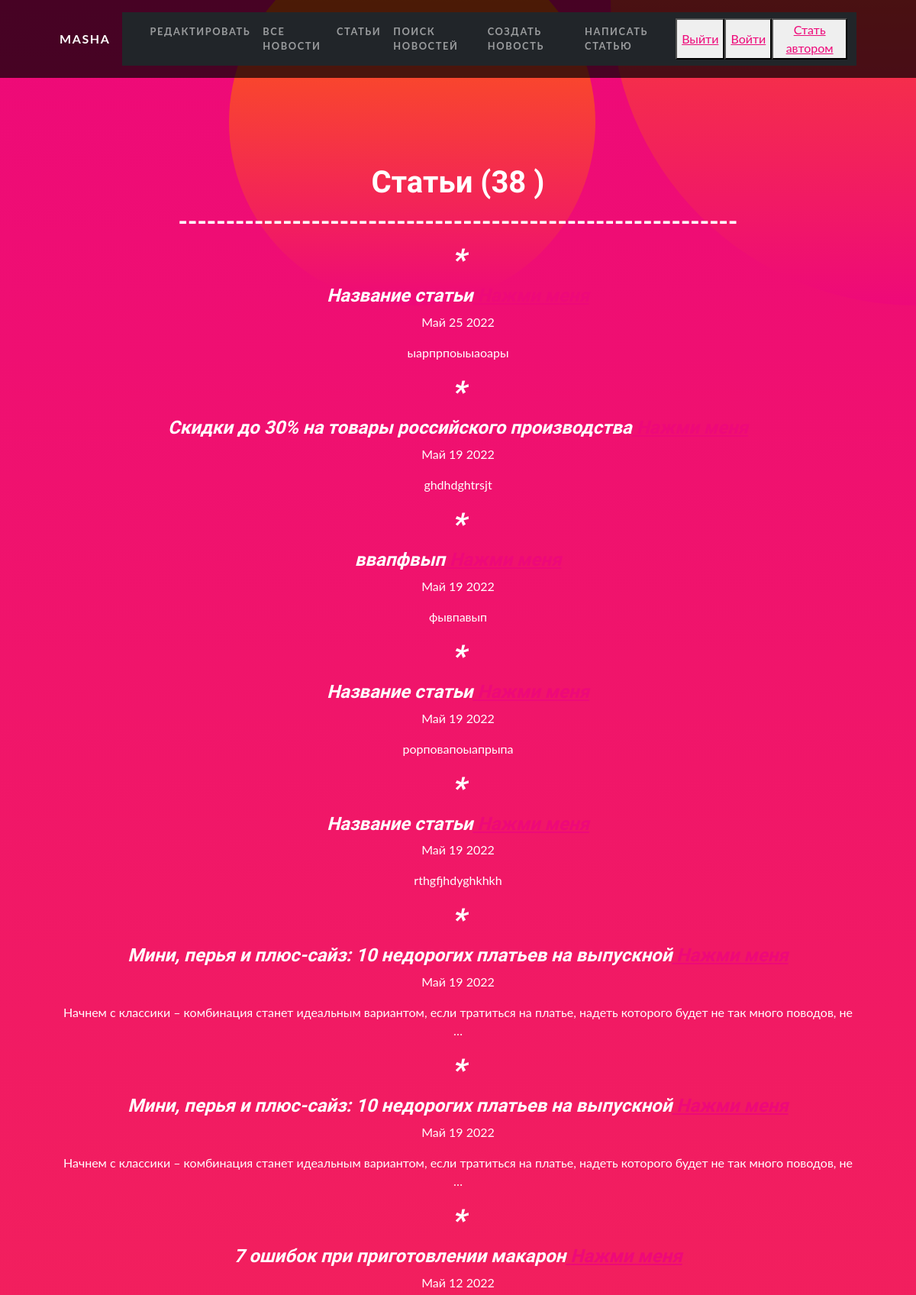
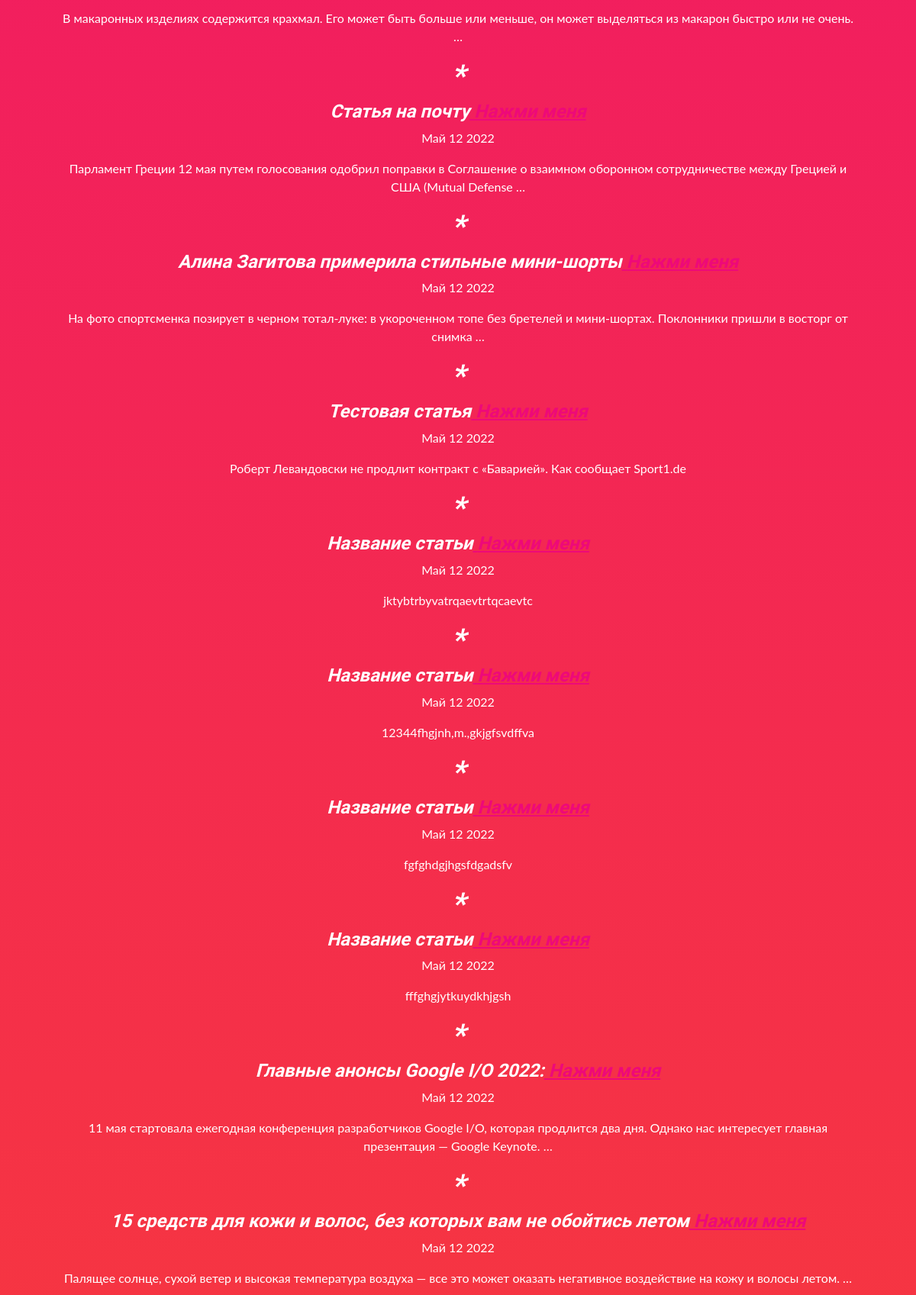
Screenshot of /articles/ (signed in, upper part) with the database file from the repository (2 pictures, top to bottom).
### news/models.py (models this page shows, shortened)
class Post(models.Model):
    author = models.ForeignKey(Author, on_delete=models.CASCADE, verbose_name='Автор')
    NEWS = 'NW'
    ARTICLE = 'AR'
    CATEGORY_CHOICES = (
        ('NW', 'Новость'),
        ('AR', 'Статья'),
    )
    categoryType = models.CharField(max_length=2, choices=CATEGORY_CHOICES, default='AR')
    ti = models.DateTimeField(auto_now_add=True, verbose_name='Дата создания')
    postCategory = models.ManyToManyField('Category', through='PostCategory', verbose_name='Категория')
    title = models.CharField(max_length=128, default="Название статьи", verbose_name='Название')
    content = models.TextField(verbose_name='Текст')
    rating = models.SmallIntegerField(default=0, verbose_name='Рейтинг')
    class Meta:
        verbose_name = 'Новость'
        verbose_name_plural = 'Новости'

### news/views.py (the view)
class ArticlesListSearch(LoginRequiredMixin, ListView):
    model = Post
    ordering = '-ti'
    template_name = 'articles.html'
    context_object_name = 'articles'
    def get_queryset(self):
        queryset = super().get_queryset()
        self.filterset = ArticlesFilter(self.request.GET, queryset)
        return self.filterset.qs
    def get_context_data(self, **kwargs):
        context = super().get_context_data(**kwargs)
        context['time_now'] = datetime.utcnow()
        context['filterset'] = self.filterset
        context['is_not_authors'] = not self.request.user.groups.filter(name='authors').exists()
        return context

### news/templatetags/custom_filters.py (called while the page is built)
@register.filter()
def censor(value):
   badWords = ['животное', 'Животное', 'Нацики', 'нацики', 'Киев', 'киев', 'Бойцы']
   """
   value: значение, к которому нужно применить фильтр

   """
   for word in badWords:
      value = value.replace(word, word[:1]+'*' * (len(word)-1))
   return f'{value}'

### templates/articles.html (shortened to what this page needs)
{% extends 'flatpages/default.html' %}
{% load custom_filters %}
{% load custom_tags %}
{% block content %}
<h1>Статьи ({{articles|length}} ) </h1>
<h2>-----------------------------------------------------------</h2>
    {% for post in articles %}
    <i>
        <h1>*</h1>
        <h4>{{ post.title |censor }}<a href="/articles/{{ post.id }}"> Нажми меня </a> </h4>
    </i>
    <a>{{ post.ti|date:'M d Y' }}</a><p></p>
    <a>{{ post.content |truncatewords:20|censor}}</a>
    {% endfor %}
{% endblock content %}

### templates/flatpages/default.html (shortened to what this page needs)
<!DOCTYPE html>
<html lang="en">
    <head>
        {% load static %}
        <link href="{% static 'css/styles.css' %}" rel="stylesheet" />
    </head>
    <body id="page-top">
        <nav class="navbar navbar-expand-lg navbar-dark navbar-custom fixed-top">
            <div class="container px-5">
                <a class="navbar-brand" href="#page-top"> {{request.user.username}}</a>
                <div class="collapse navbar-collapse" id="navbarResponsive">
                    <nav class="navbar navbar-expand-lg navbar-dark bg-dark static-top">
                        <div class="container">
                            <div class="collapse navbar-collapse" >
                                <ul class="navbar-nav ml-auto">
                                   <li class="nav-item">
                                        <a class="nav-link" href="/sign/user-detail/">Редактировать {{request.user.first_name}}</a>
                                   </li>
                                    <li class="nav-item">
                                        <a class="nav-link" href="/news/">Все Новости</a>
                                    </li>
                                  <li class="nav-item">
                                        <a class="nav-link" href="/articles/?categoryType=AR">Статьи</a>
                                    </li>
                                    <li class="nav-item">
                                        <a class="nav-link" href="/news/search/">Поиск новостей</a>
                                    </li>
                                    <li class="nav-item">
                                        <a class="nav-link" href="/news/create/">Создать новость</a>
                                    </li>
                                    <li class="nav-item">
                                        <a class="nav-link" href="/articles/create/">Написать статью</a>
                                    </li>
                                    <button> <a href="/sign/logout/">Выйти</a> </button>
                                    <button> <a href="/accounts/login/">Войти</a> </button>
                                    {% if is_not_authors %}
                                        <button> <a href="/sign/upgrade/"> Стать автором </a> </button>
                                    {% endif %}
                                </ul>
                            </div>
                        </div>
                    </nav>
                </div>
            </div>
        </nav>
        <header class="masthead text-center text-white">
            <div class="masthead-content">
                <div class="container px-5">
                    {% block content %}{% endblock content %}
                </div>
            </div>
            <div class="bg-circle-2 bg-circle"></div>
            <div class="bg-circle-4 bg-circle"></div>
        </header>
    </body>
</html>

### rows the page displays
Post: title|censor "Название статьи", ti "Май 25 2022", content|censor "ыарпрпоыыаоары"
Post: title|censor "Скидки до 30% на товары российского производства", ti "Май 19 2022", content|censor "ghdhdghtrsjt"
Post: title|censor "ввапфвып", ti "Май 19 2022", content|censor "фывпавып"
Post: title|censor "Название статьи", ti "Май 19 2022", content|censor "рорповапоыапрыпа"
Post: title|censor "Название статьи", ti "Май 19 2022", content|censor "rthgfjhdyghkhkh"
Post: title|censor "Мини, перья и плюс-сайз: 10 недорогих платьев на выпускной", ti "Май 19 2022", content|censor "Начнем с классики – комбинация станет идеальным вариантом, если тратиться на платье, надеть которого будет не так много поводов, не …"
Post: title|censor "Мини, перья и плюс-сайз: 10 недорогих платьев на выпускной", ti "Май 19 2022", content|censor "Начнем с классики – комбинация станет идеальным вариантом, если тратиться на платье, надеть которого будет не так много поводов, не …"
Post: title|censor "7 ошибок при приготовлении макарон", ti "Май 12 2022", content|censor "В макаронных изделиях содержится крахмал. Его может быть больше или меньше, он может выделяться из макарон быстро или не очень. …"
Post: title|censor "Статья на почту", ti "Май 12 2022", content|censor "Парламент Греции 12 мая путем голосования одобрил поправки в Соглашение о взаимном оборонном сотрудничестве между Грецией и США (Mutual Defense …"
Post: title|censor "Алина Загитова примерила стильные мини-шорты", ti "Май 12 2022", content|censor "На фото спортсменка позирует в черном тотал-луке: в укороченном топе без бретелей и мини-шортах. Поклонники пришли в восторг от снимка …"
Post: title|censor "Тестовая статья", ti "Май 12 2022", content|censor "Роберт Левандовски не продлит контракт с «Баварией». Как сообщает Sport1.de"
Post: title|censor "Название статьи", ti "Май 12 2022", content|censor "jktybtrbyvatrqaevtrtqcaevtc"
Post: title|censor "Название статьи", ti "Май 12 2022", content|censor "12344fhgjnh,m.,gkjgfsvdffva"
Post: title|censor "Название статьи", ti "Май 12 2022", content|censor "fgfghdgjhgsfdgadsfv"
Post: title|censor "Название статьи", ti "Май 12 2022", content|censor "fffghgjytkuydkhjgsh"
Post: title|censor "Главные анонсы Google I/O 2022:", ti "Май 12 2022", content|censor "11 мая стартовала ежегодная конференция разработчиков Google I/O, которая продлится два дня. Однако нас интересует главная презентация — Google Keynote. …"
Post: title|censor "15 средств для кожи и волос, без которых вам не обойтись летом", ti "Май 12 2022", content|censor "Палящее солнце, сухой ветер и высокая температура воздуха — все это может оказать негативное воздействие на кожу и волосы летом. …"

### other values shown
{{ request.user.username }} "MASHA"
{{ articles|length }} "38"
